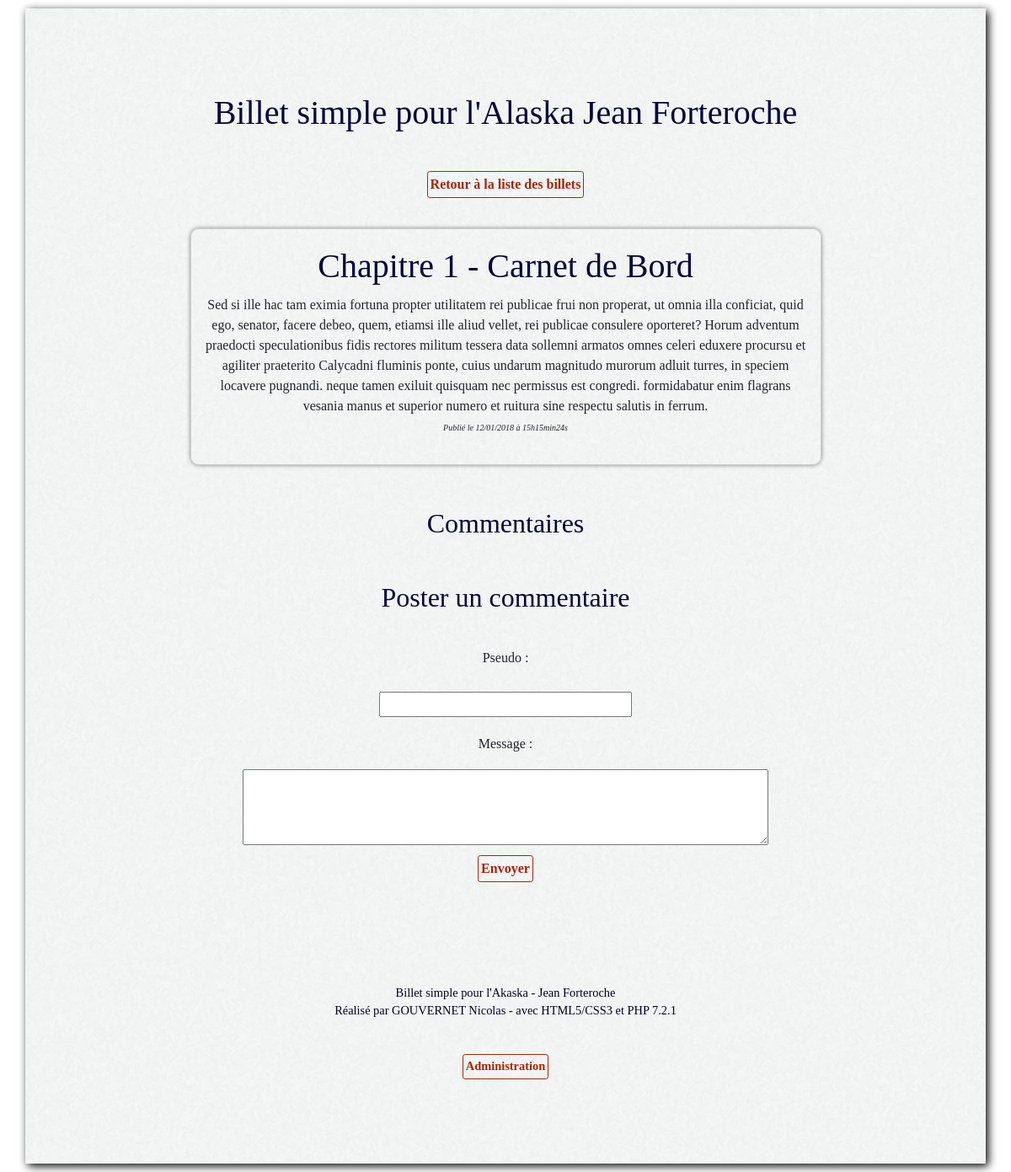
Screenshot of /index.php?section=commentaires&billet=24 with the database file from the repository.
### tables this page shows
CREATE TABLE IF NOT EXISTS `billets` (
  `id` int(11) NOT NULL AUTO_INCREMENT,
  `date_creation` datetime NOT NULL,
  `titre` text NOT NULL,
  `contenu` text NOT NULL,
  PRIMARY KEY (`id`)
);

### Controller/commentaires.php (called while the page is built, shortened)
<?php
include_once('Model/billet.php');
$billet = new Billet();
$id_billet = $_GET['billet'];
$billet->getById($id_billet);
include_once('View/commentaires.php');

### Model/billet.php (called while the page is built, shortened)
<?php
class Billet
{
    private $_titre;
    private $_contenu;
    private $_date_creation_fr;
    public function getTitre()
    {
        return $this->_titre;
    }
    public function getContenu()
    {
        return $this->_contenu;
    }
    public function getDate_creation_fr()
    {
        return $this->_date_creation_fr;
    }
    public function getById($id)
    {
        global $bdd;
        if (ctype_digit($id))
        {
            $id = (int) $id;
        }
        else
        {
            echo $id . ' n\'est pas un nombre.';
        }
        try
        {
            $req = $bdd->prepare('SELECT id, titre, contenu, DATE_FORMAT(date_creation, \'%d/%m/%Y à %Hh%imin%ss\') AS date_creation_fr FROM billets WHERE id = :id');
            $req->bindParam(':id', $id, PDO::PARAM_INT);
            $req->execute();
            $billet = $req->fetch();
            $this->_titre = $billet['titre'];
            $this->_contenu = $billet['contenu'];
            $this->_date_creation_fr = $billet['date_creation_fr'];
        }
        catch (Exception $e)
        {
            echo $e->getMessage();
            echo 'Echec de la requête vérifiez les paramètres.';
        }
    }
}
?>

### View/commentaires.php (the view, shortened to what this page needs)
<!DOCTYPE html>
<html>
    <head>
        <?php include_once('head.php');?>
    </head>
    <body>
        <section id="global" class="container">
            <header id="header" class="row">
                <a id="mainTitle" class="col-12" href="index.php"><h1>Billet simple pour l'Alaska Jean Forteroche </h1></a>
            </header>
                <p><a href="index.php" class="btn btn-secondary btn-sm">Retour à la liste des billets</a></p>
                    <section id="pageContent" class="row justify-content-center">
                        <div class="news">
                           <h3><?php echo htmlspecialchars($billet->getTitre()); ?></h3>
                             <div><?php echo $billet->getContenu();?></div>
                            <p><em class="datePublication">Publié le <?php echo $billet->getDate_creation_fr(); ?></em></p>
                        </div>
                   </section>
        <h2>Commentaires</h2>
        <h2>Poster un commentaire</h2>
            <form action="Controller/commentaire_post.php" method="post" onsubmit="commentaireEnvoye()">
                <p>
                    <label for="auteur">Pseudo</label> : <br /> <input type="text" name="auteur" id="auteur" /><br />
                    <label for="commentaire">Message</label> : <br /> <textarea name="commentaire" id="commentaire"></textarea><br />
                    <input type="submit" value="Envoyer" class="btn btn-secondary btn-sm"/>
               </p>
        </form>
            <footer class="row">
                <div id="footer" class="col-12">
                    <p>Billet simple pour l'Akaska - Jean Forteroche</p>
                    <p>Réalisé par GOUVERNET Nicolas - avec HTML5/CSS3 et PHP 7.2.1</p>
                    <p><a href="index.php?section=log" class="btn btn-secondary btn-sm" id="administration">Administration</a></p>
                </div>
            </footer>
        </section>
    </body>
</html>

### View/style.css (style rules this page uses)
body { font-family: 'Playfair Display', serif; }
* { text-align: center; }
h1 ,h2 { margin-top: 50px; margin-bottom: 40px; color: #07043d; }
h3 { font-size: 2.5rem; color: #07043d; margin-top: 10px; margin-bottom: 10px; }
a { text-decoration: none; }
a { text-decoration: none; color: #07043d; }
.btn { color: #A5260A; padding: 3px; margin: 5px; background-color: rgba(0, 0, 0, 0); border: 1px solid #A5260A; font-weight: bold; cursor: pointer; font-family: 'Playfair Display', serif; font-size: 1em; }
.datePublication { display: inline-block; font-size: x-small; margin-bottom: 10px; }
.news, .commentaire { width:70%; margin:auto; margin-top: 15px; border:1px solid #CCCCCC; border-radius: 10px; padding: 10px; text-align: center; box-shadow: 0px 0px 5px grey; }
textarea { text-align: left; margin-top: 10px; width: 60%; height: 90px; }
#auteur { width: 50%; max-width: 300px; }
input { margin: 20px; }
#administration { margin-top: 40px; margin-bottom: 0px; }
#footer { text-align: center; margin: 100px 0 50px 0; }
#footer p { padding: 0; margin: 0; color: #040222; font-size: 0.9em; }
@media (min-width: 1200px) { body { padding: 30px 0 30px 0; } }
@media (min-width: 1200px) { .container { padding: 75px; } }
@media (min-width: 992px) { body { padding: 20px 0 20px 0; } }
@media (min-width: 992px) { .container { padding: 50px; } }
@media (min-width: 768px) { body { padding: 10px 0 10px 0; } }
@media (min-width: 768px) { .container { box-shadow: 3px 3px 10px black; } }
@media (min-width: 576px) { body { background-image: url("../../View/images/img02.jpg"); } }
#global { background-image: url("../../View/images/paper.png"); }

### rows the page displays
billets: titre "Chapitre 1 - Carnet de Bord", contenu "Sed si ille hac tam eximia fortuna propter utilitatem rei publicae frui non properat, ut omnia illa conficiat, quid ego, senator, facere debeo, quem, etiamsi ille aliud vellet, rei publicae consulere oporteret? Horum adventum praedocti speculationibus fidis rectores militum tessera data sollemni armatos omnes celeri eduxere procursu et agiliter praeterito Calycadni fluminis ponte, cuius undarum magnitudo murorum adluit turres, in speciem locavere pugnandi. neque tamen exiluit quisquam nec permissus est congredi. formidabatur enim flagrans vesania manus et superior numero et ruitura sine respectu salutis in ferrum."

### other values shown
$billet->getDate_creation_fr() "12/01/2018 à 15h15min24s"
